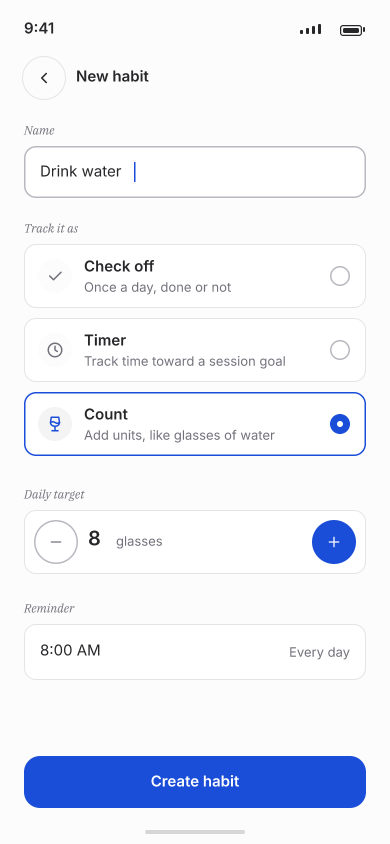
#> input picture design/archive/renders/05-new-habit-light.png, 780 x 1688 px, found by its file name (shown at 1/2 size)
$ python m13.py
#> lines starting #> are read from the running program, lines starting #| are printed output that depends on the picture; after the words box and inside, x2 and y2 are one past the last pixel; in counts of white or black regions, pixels touching at a corner belong together
from PIL import Image
import numpy as np
base = 'D:/Apps/projects/habit_tracker/design/renders/'
im = np.array(Image.open(base + '05-new-habit-light.png').convert('RGB')).astype(int)
r, g, b = im[:, :, 0], im[:, :, 1], im[:, :, 2]
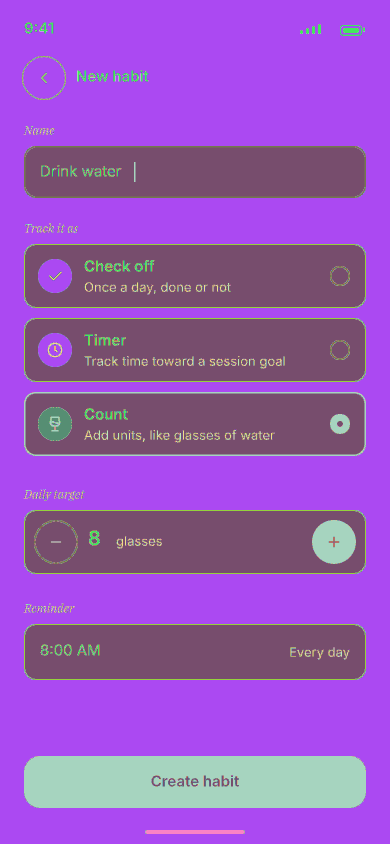
#> r: shape (1688, 780) int64 (shown at 1/2 size); 149 distinct labels, from 27 to 255; one colour per label, 0 black
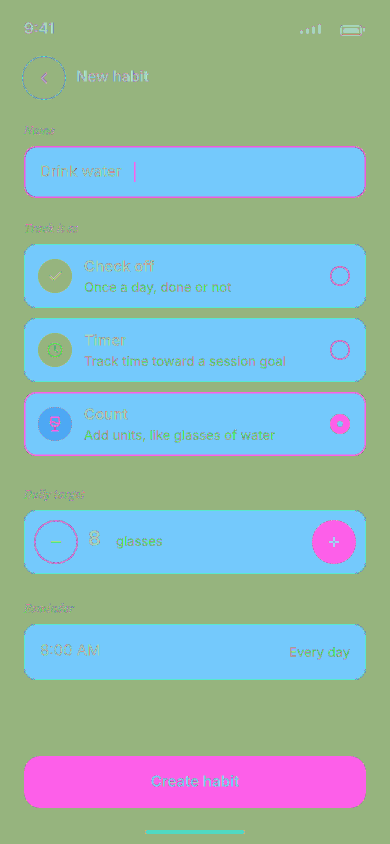
#> g: shape (1688, 780) int64 (shown at 1/2 size); 130 distinct labels, from 39 to 255; one colour per label, 0 black
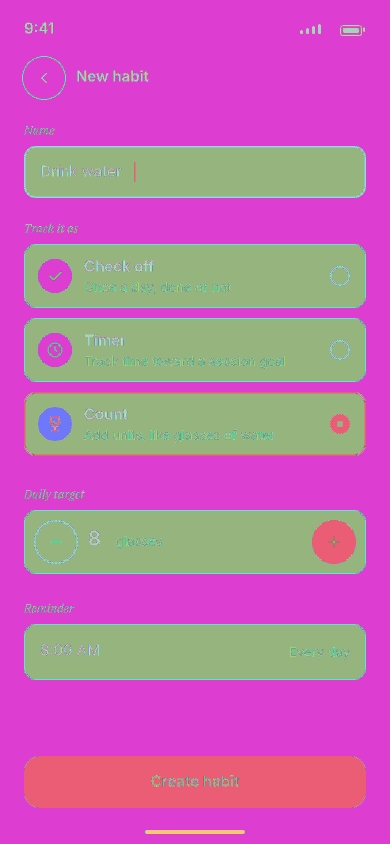
#> b: shape (1688, 780) int64 (shown at 1/2 size); 104 distinct labels, from 42 to 255; one colour per label, 0 black
blue = (b > 150) & (r < 130)
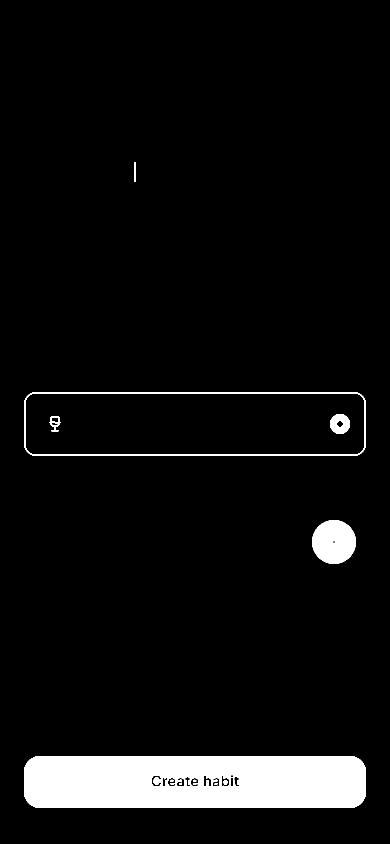
#> blue: shape (1688, 780) bool (shown at 1/2 size); 6.1% white; 11 white regions, largest, box (x1, y1, x2, y2) and area: (48, 1512, 732, 1616) 68545, (624, 1040, 712, 1128) 5978, (48, 784, 732, 912) 4695
ring = (r < 240) & (r > 140) & (np.abs(r.astype(int) - b.astype(int)) < 15) & (np.abs(r - g) < 15)
#> ring: shape (1688, 780) bool; 2.3% white in thin lines or dots, all inside (x1, y1, x2, y2) = (44, 44, 732, 1668)

def bb(mask, y0, y1, x0, x1):
#> called with y0 = 1030, y1 = 1150, x0 = 580, x1 = 725
    s = mask[y0:y1, x0:x1]
#> s: shape (120, 145) bool; 34.4% white; 1 white region, box (x1, y1, x2, y2) and area: (44, 10, 132, 98) 5978
    ys, xs = np.where(s)
#> ys = 5978 values from 10 to 97; xs = 5978 values, max 131 at index 2579, min 44 at index 2494, mean 87.49
    if len(xs) == 0:
        return None
    return (int(x0+xs.min()), int(y0+ys.min()), int(x0+xs.max()), int(y0+ys.max()))

print('plus circle', bb(blue, 1030, 1150, 580, 725))
#| plus circle (624, 1040, 711, 1127)
print('minus circle', bb(ring, 1030, 1150, 62, 200))
#> call 2 of bb, with y0 = 1030, y1 = 1150, x0 = 62, x1 = 200
#> in bb (call 2), `s = mask[y0:y1, x0:x1]`:
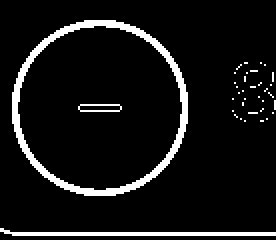
#> s: shape (120, 138) bool (shown 2 times larger); 7.9% white; 36 white regions (33 under 20 px), largest, box (x1, y1, x2, y2) and area: (6, 10, 94, 98) 928, (0, 114, 138, 118) 275, (39, 52, 61, 56) 44
#> in bb (call 2), `ys, xs = np.where(s)`: ys = 1310 values from 10 to 117; xs = 1310 values, max 137 at index 486, min 0 at index 1035, mean 57.27
#| minus circle (62, 1040, 199, 1147)
# card bounds: scan at x=400 for border color 228
col = im[:, 400]
#> col = 1688 rows, first 8: [252, 252, 252], [252, 252, 252], [252, 252, 252], [252, 252, 252], [252, 252, 252], [252, 252, 252], [252, 252, 252], [252, 252, 252]
ys = np.where((np.abs(col - 228).max(axis=1) < 3))[0]
#> ys = [572, 580, 720, 875]
print('border ys near daily', [int(y) for y in ys if 990 < y < 1160])
#| border ys near daily []
# horizontal extent of card at y=1100
row = im[1100]
#> row = 780 rows, first 8: [252, 252, 252], [252, 252, 252], [252, 252, 252], [252, 252, 252], [252, 252, 252], [252, 252, 252], [252, 252, 252], [252, 252, 252]
xs = np.where((np.abs(row - 228).max(axis=1) < 3))[0]
#> xs = empty array
print('row1100 border xs', [int(x) for x in xs if x < 60 or x > 720])
#| row1100 border xs []
# minus glyph
blackish = (im.max(axis=2) < 180)
#> blackish: shape (1688, 780) bool; 1.2% white; 200 white regions (25 under 20 px), largest, box (x1, y1, x2, y2) and area: (178, 1061, 200, 1091) 390, (680, 50, 724, 72) 340, (686, 56, 718, 66) 316
print('minus glyph', bb(blackish, 1050, 1100, 90, 160))
#> in bb (call 3), `s = mask[y0:y1, x0:x1]`: s: shape (50, 70) bool; 1.1% white in thin lines or dots, all inside (x1, y1, x2, y2) = (12, 33, 32, 35)
#| minus glyph (102, 1083, 121, 1084)
print('plus glyph', bb(im.min(axis=2) > 200, 1050, 1100, 640, 700))
#> in bb (call 4), `s = mask[y0:y1, x0:x1]`: s: shape (50, 60) bool; 2.7% white in thin lines or dots, all inside (x1, y1, x2, y2) = (18, 0, 60, 44)
#| plus glyph (658, 1050, 699, 1093)
# eight and glasses
print('eight', bb(blackish, 1030, 1105, 170, 225))
#> in bb (call 5), `s = mask[y0:y1, x0:x1]`:
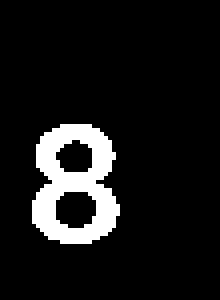
#> s: shape (75, 55) bool (shown 4 times larger); 9.5% white; 1 white region, box (x1, y1, x2, y2) and area: (8, 31, 30, 61) 390
#> in bb (call 5), `ys, xs = np.where(s)`: ys = 390 values from 31 to 60; xs = 390 values, max 29 at index 269, min 8 at index 247, mean 18.24
#| eight (178, 1061, 199, 1090)
print('glasses', bb((im.max(axis=2) < 200), 1055, 1105, 225, 400))
#> in bb (call 6), `s = mask[y0:y1, x0:x1]`:
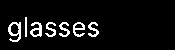
#> s: shape (50, 175) bool; 6.8% white in thin lines or dots, all inside (x1, y1, x2, y2) = (8, 17, 99, 42)
#> in bb (call 6), `ys, xs = np.where(s)`: ys = 593 values from 17 to 41; xs = 593 values, max 98 at index 369, min 8 at index 192, mean 50.57
#| glasses (233, 1072, 323, 1096)

$ run again, with design/archive/renders/02-counter-detail-light.png copied over design/archive/renders/05-new-habit-light.png
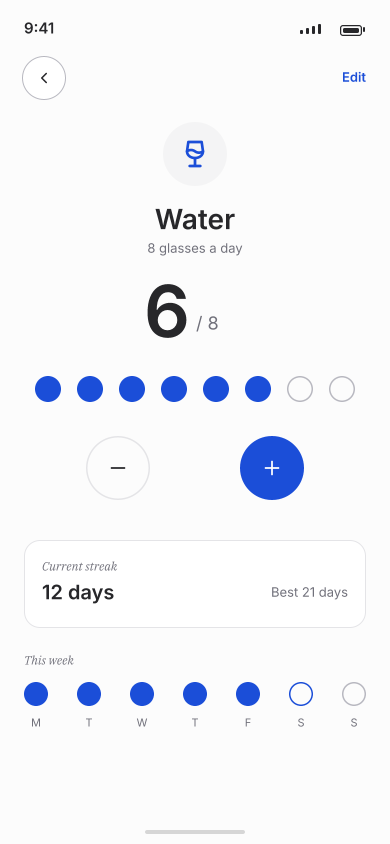
#> input picture design/archive/renders/02-counter-detail-light.png, 780 x 1688 px, found by its file name (shown at 1/2 size)
#> r: shape (1688, 780) int64; 152 distinct labels, from 27 to 255
#> g: shape (1688, 780) int64; 132 distinct labels, from 39 to 255
#> b: shape (1688, 780) int64; 104 distinct labels, from 42 to 255
#> blue: shape (1688, 780) bool; 2.7% white; 19 white regions (1 under 20 px), largest, box (x1, y1, x2, y2) and area: (480, 872, 608, 1000) 12640, (70, 752, 122, 804) 2128, (154, 752, 206, 804) 2128
#> ring: shape (1688, 780) bool; 0.96% white in thin lines or dots, all inside (x1, y1, x2, y2) = (44, 44, 732, 1668)
#> s: shape (120, 145) bool; every value is 0
#> in bb, `ys, xs = np.where(s)`: ys = empty array
#| plus circle None
#> in bb (call 2), `s = mask[y0:y1, x0:x1]`:
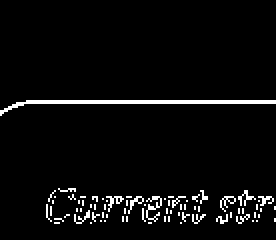
#> s: shape (120, 138) bool (shown 2 times larger); 4.3% white in thin lines or dots, all inside (x1, y1, x2, y2) = (0, 50, 138, 112)
#> in bb (call 2), `ys, xs = np.where(s)`: ys = 709 values from 50 to 111; xs = 709 values, max 137 at index 124, min 0 at index 270, mean 75.32
#| minus circle (62, 1080, 199, 1141)
#> col = 1688 rows, first 8: [252, 252, 252], [252, 252, 252], [252, 252, 252], [252, 252, 252], [252, 252, 252], [252, 252, 252], [252, 252, 252], [252, 252, 252]
#> `ys = np.where((np.abs(col - 228).max(axis=1) < 3))[0]`: ys = empty array
#| border ys near daily []
#> row = 780 rows, first 8: [252, 252, 252], [252, 252, 252], [252, 252, 252], [252, 252, 252], [252, 252, 252], [252, 252, 252], [252, 252, 252], [252, 252, 252]
#> `xs = np.where((np.abs(row - 228).max(axis=1) < 3))[0]`: xs = empty array
#| row1100 border xs []
#> `blackish = (im.max(axis=2) < 180)`:
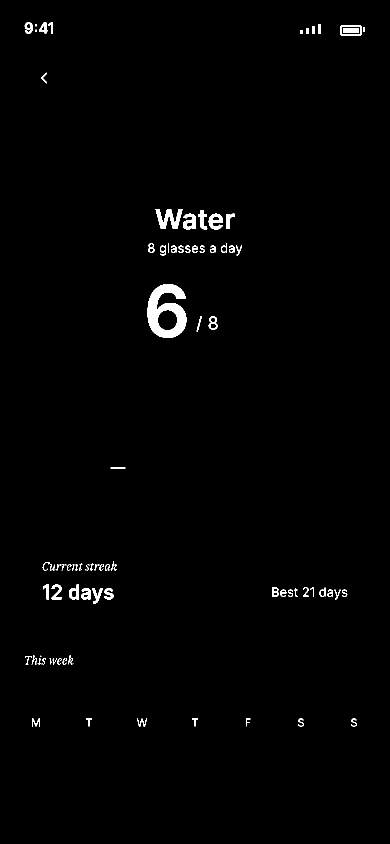
#> blackish: shape (1688, 780) bool (shown at 1/2 size); 1.1% white; 91 white regions (15 under 20 px), largest, box (x1, y1, x2, y2) and area: (295, 568, 373, 676) 4720, (311, 418, 365, 458) 1068, (417, 427, 446, 459) 539
#> s: shape (50, 70) bool; every value is 0
#| minus glyph None
#> s: shape (50, 60) bool; every value is 1
#| plus glyph (640, 1050, 699, 1099)
#> s: shape (75, 55) bool; every value is 0
#| eight None
#> s: shape (50, 175) bool; every value is 0
#| glasses None
